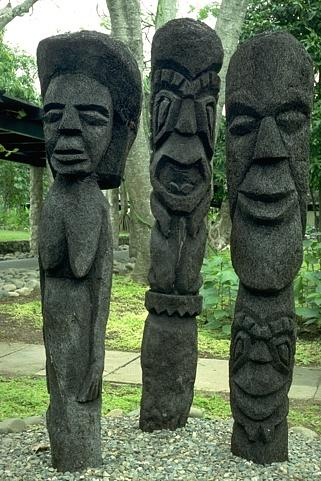
#> input picture Assignments/HW2/101085.jpg, 321 x 481 px
$ python csci677_hw2_q2_m1.py
#> lines starting #> are read from the running program, lines starting #| are printed output that depends on the picture; after the words box and inside, x2 and y2 are one past the last pixel; in counts of white or black regions, pixels touching at a corner belong together
"""
Watershed Segmentor
Homework-2 Part-b (Method-1)
based on concept reference: http://docs.opencv.org/3.1.0/d7/d1b/group__imgproc__misc.html#ga3267243e4d3f95165d55a618c65ac6e1
Chinmay Chinara
USC ID: 2527237452
Date: 26th September 2017
"""

import numpy as np
import cv2

# Reading image
img = cv2.imread('101085.jpg', 3)
#> img is the input picture: shape (481, 321, 3); mean B, G, R 81, 102.4, 87.9
# img = cv2.imread('300091.jpg', 3)
# img = cv2.imread('253027.jpg', 3)

# convert to gray
gray = cv2.cvtColor(img, cv2.COLOR_BGR2GRAY)

# Pyramid mean shifted filtering with spatial window radius 21 and color window radius 51.
shifted = cv2.pyrMeanShiftFiltering(img, 21, 51)

# display the input image
cv2.imshow('Input_Image', img)
cv2.moveWindow('Input_Image', 0, 0)

# display the shifted image
cv2.imshow('Pyramid_Shifted_image', shifted)
cv2.moveWindow('Pyramid_Shifted_image', np.size(img, 1)+10, 0)

# Thresholding by otsu and binary inverse
ret, thresh = cv2.threshold(gray, 0, 255, cv2.THRESH_BINARY_INV + cv2.THRESH_OTSU)
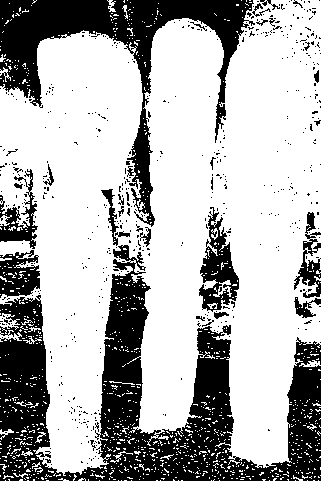
#> thresh: shape (481, 321); 69.1% white; 543 black regions (513 under 20 px), largest, box (x1, y1, x2, y2) and area: (0, 245, 321, 481) 26907, (0, 0, 255, 227) 13002, (199, 207, 239, 312) 1912
#> ret = 117

# noise removal
kernel = np.ones((3, 3), np.uint8)
opening = cv2.morphologyEx(thresh, cv2.MORPH_OPEN, kernel, iterations=2)
#> opening: shape (481, 321); 61.9% white; 153 black regions (141 under 20 px), largest, box (x1, y1, x2, y2) and area: (0, 0, 321, 481) 55505, (294, 212, 321, 324) 1811, (296, 27, 321, 54) 236

# sure background area
sure_bg = cv2.dilate(opening, kernel, iterations=3)
#> sure_bg: shape (481, 321); 70.5% white; 17 black regions (5 under 20 px), largest, box (x1, y1, x2, y2) and area: (0, 248, 321, 481) 29319, (0, 0, 268, 103) 10842, (202, 211, 236, 314) 1719

# Finding sure foreground area
dist_transform = cv2.distanceTransform(opening, cv2.DIST_L2, 5)
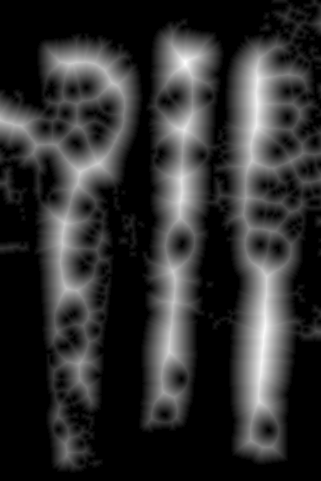
#> dist_transform: shape (481, 321) float32; min 0, max 34.36, mean 6.5; drawn with min black and max white
ret, sure_fg = cv2.threshold(dist_transform, 0.7 * dist_transform.max(), 255, 0)
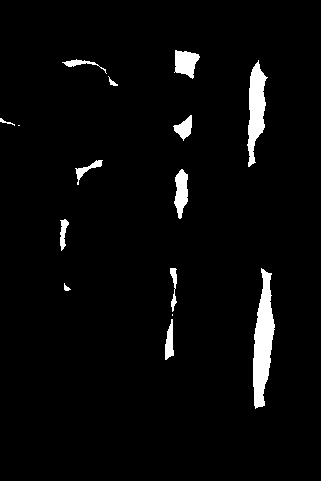
#> sure_fg: shape (481, 321) float32; 3.4% white; 15 white regions (2 under 20 px), largest, box (x1, y1, x2, y2) and area: (253, 268, 275, 409) 1869, (247, 60, 268, 167) 1217, (174, 50, 200, 79) 493
#> ret = 24.05

# Finding unknown region
sure_fg = np.uint8(sure_fg)
unknown = cv2.subtract(sure_bg, sure_fg)
#> unknown: shape (481, 321); 67.1% white; 32 black regions (7 under 20 px), largest, box (x1, y1, x2, y2) and area: (0, 248, 321, 481) 29319, (0, 0, 268, 103) 10842, (253, 268, 275, 409) 1869

# Marker labelling
ret, markers = cv2.connectedComponents(sure_fg)
#> markers: shape (481, 321) int32; 16 distinct labels, from 0 to 15
#> ret = 16

# Add one to all labels so that sure background is not 0, but 1
markers = markers + 1
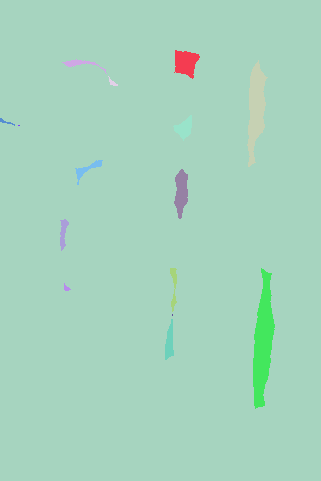
#> markers: shape (481, 321) int32; 16 distinct labels, from 1 to 16; one colour per label, 0 black

# Now, mark the region of unknown with zero
markers[unknown == 255] = 0
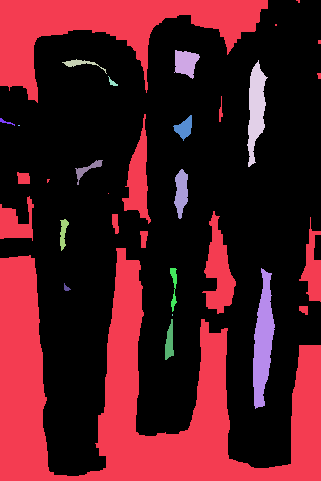
#> markers: shape (481, 321) int32; 17 distinct labels, from 0 to 16; one colour per label, 0 black

# watershed algorithm applied over the image
markers = cv2.watershed(img, markers)
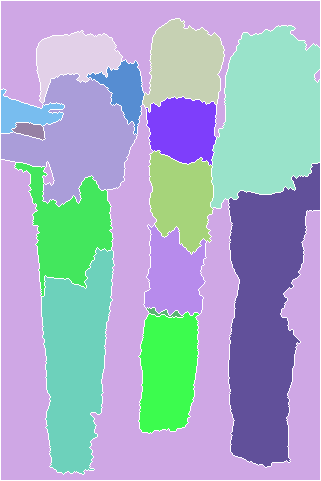
#> markers: shape (481, 321) int32; 17 distinct labels, from -1 to 16; one colour per label, 0 black, -1 white

# show the segmented lines over the image
img[markers == -1] = [255, 0, 0]
#> img: shape (481, 321, 3); 3.6% of pixels changed, all inside (x1, y1, x2, y2) = (0, 0, 321, 481)
cv2.imshow('Output_segmented', img)
cv2.moveWindow('Output_segmented', 0, np.size(img, 0)+60)

for i in range(0,np.amax(markers)+1):
    img[markers == i] = [np.random.randint(0,255), np.random.randint(0,255),np.random.randint(0,255)]
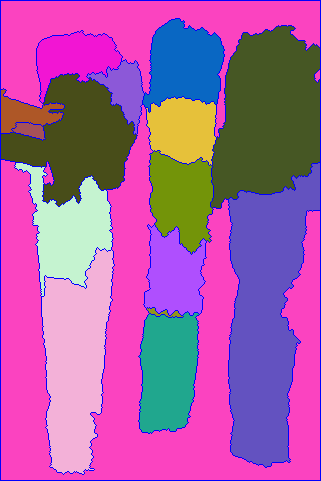
#> img: shape (481, 321, 3); mean B, G, R 161.5, 94, 168.7

# fill different colors over the segmented regions for better clarity
cv2.imshow('Output_color_segmented', img)
cv2.moveWindow('Output_color_segmented', np.size(img, 1)+10, np.size(img, 0)+60)

# wait for ESC key to exit
k = cv2.waitKey(0)
#> (key Esc is pressed here)
if k == 27:
    cv2.destroyAllWindows()

$ run again, with Assignments/HW2/300091.jpg copied over Assignments/HW2/101085.jpg
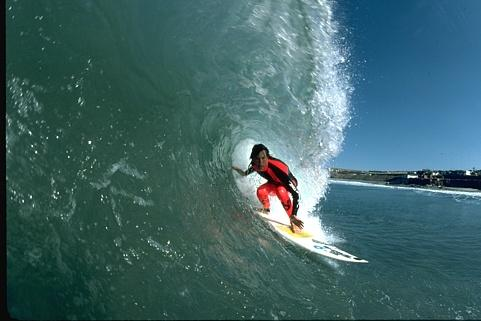
#> input picture Assignments/HW2/300091.jpg, 481 x 321 px
#> img is the input picture: shape (321, 481, 3); mean B, G, R 102.7, 100.1, 63.2
#> `ret, thresh = cv2.threshold(gray, 0, 255, cv2.THRESH_BINARY_INV + cv2...`:
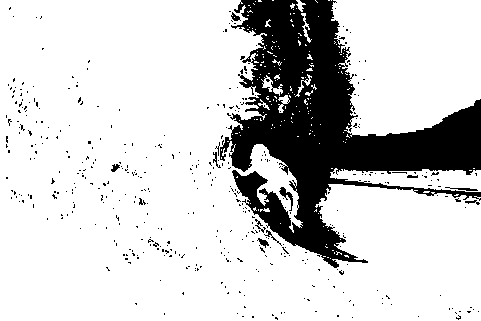
#> thresh: shape (321, 481); 81.3% white; 436 black regions (424 under 20 px), largest, box (x1, y1, x2, y2) and area: (220, 0, 481, 268) 27062, (279, 187, 293, 211) 104, (445, 187, 478, 191) 56
#> `ret, thresh = cv2.threshold(gray, 0, 255, cv2.THRESH_BINARY_INV + cv2...`: ret = 116
#> opening: shape (321, 481); 78.3% white; 202 black regions (186 under 20 px), largest, box (x1, y1, x2, y2) and area: (209, 0, 481, 275) 32038, (148, 237, 176, 257) 158, (111, 162, 137, 176) 104
#> sure_bg: shape (321, 481); 83.7% white; 8 black regions (6 under 20 px), largest, box (x1, y1, x2, y2) and area: (216, 0, 481, 263) 24994, (448, 191, 481, 202) 188
#> `ret, sure_fg = cv2.threshold(dist_transform, 0.7 * dist_transform.max(..`: ret = 77.18
#> unknown: shape (321, 481); 81.9% white; 11 black regions (6 under 20 px), largest, box (x1, y1, x2, y2) and area: (216, 0, 481, 263) 24994, (421, 0, 481, 33) 1432, (0, 281, 49, 321) 1248, (448, 191, 481, 202) 188, (138, 0, 152, 12) 82
#> `ret, markers = cv2.connectedComponents(sure_fg)`: ret = 4
#> after the loop `for i in range(0,np.amax(markers)+1):`:
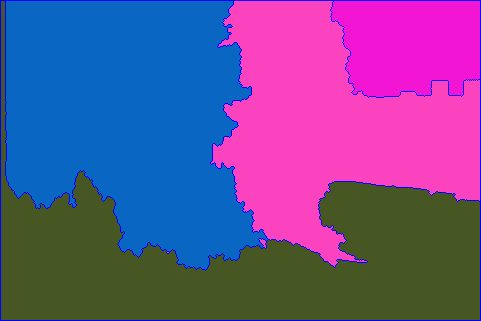
#> img: shape (321, 481, 3); mean B, G, R 146.4, 80.2, 107.2

$ run again, with Assignments/HW2/253027.jpg copied over Assignments/HW2/101085.jpg
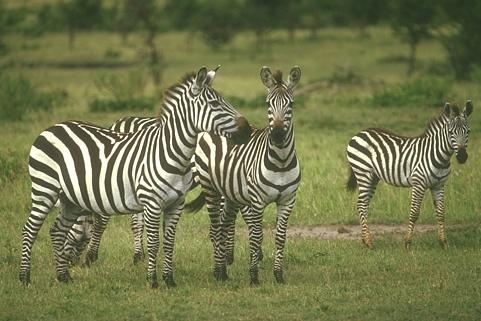
#> input picture Assignments/HW2/253027.jpg, 481 x 321 px
#> img is the input picture: shape (321, 481, 3); mean B, G, R 76.9, 118.5, 114.5
#> `ret, thresh = cv2.threshold(gray, 0, 255, cv2.THRESH_BINARY_INV + cv2...`:
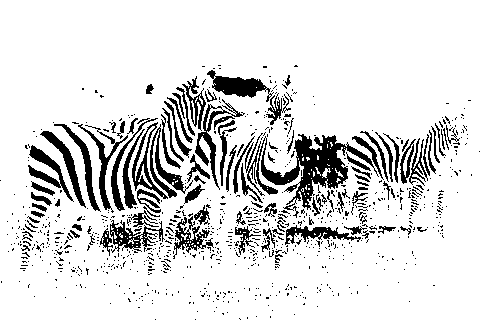
#> thresh: shape (321, 481); 86% white; 909 black regions (807 under 20 px), largest, box (x1, y1, x2, y2) and area: (256, 134, 379, 218) 3054, (207, 70, 274, 102) 882, (195, 99, 245, 190) 802
#> `ret, thresh = cv2.threshold(gray, 0, 255, cv2.THRESH_BINARY_INV + cv2...`: ret = 144
#> opening: shape (321, 481); 74.4% white; 187 black regions (175 under 20 px), largest, box (x1, y1, x2, y2) and area: (54, 65, 467, 275) 35001, (11, 129, 86, 271) 2945, (52, 216, 85, 272) 522
#> sure_bg: shape (321, 481); 86.8% white; 27 black regions (18 under 20 px), largest, box (x1, y1, x2, y2) and area: (218, 122, 457, 254) 9767, (94, 84, 233, 265) 9182, (19, 192, 52, 263) 433
#> `ret, sure_fg = cv2.threshold(dist_transform, 0.7 * dist_transform.max(..`: ret = 83.71
#> unknown: shape (321, 481); 83.3% white; 29 black regions (18 under 20 px), largest, box (x1, y1, x2, y2) and area: (218, 122, 457, 254) 9767, (94, 84, 233, 265) 9182, (349, 0, 481, 49) 3186
#> `ret, markers = cv2.connectedComponents(sure_fg)`: ret = 3
#> after the loop `for i in range(0,np.amax(markers)+1):`:
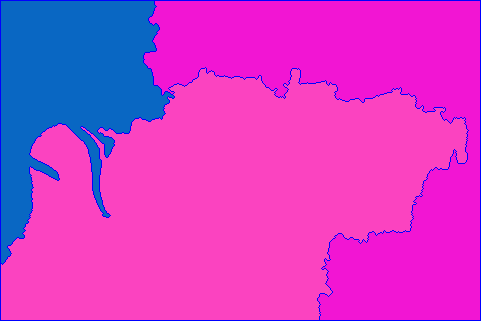
#> img: shape (321, 481, 3); mean B, G, R 199.6, 57.1, 205.5
